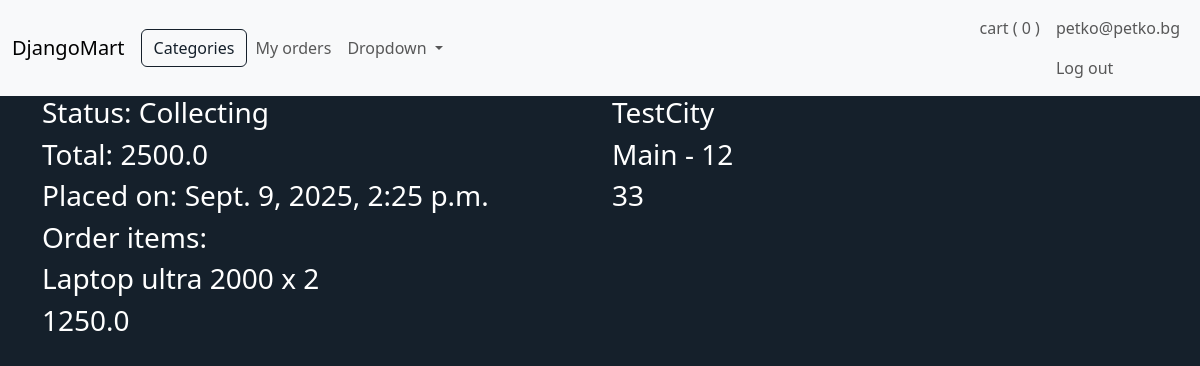
/delivery/2 (signed in), run on the app's committed database.
### DjangoMartApp/models.py (models this page shows, shortened)
class ShoppingCart(models.Model):
    user_id = models.ForeignKey(User, on_delete=models.CASCADE)
    total_items_count = models.PositiveIntegerField(default=0)

class User(AbstractUser):
    first_name = models.CharField(max_length=50)
    last_name = models.CharField(max_length=50)
    phone_number = models.CharField(max_length=15, blank=True)
    total_purchased_amount = models.FloatField(default=0)
    available_tokens = models.FloatField(default=500,  validators=[MinValueValidator(0)])
    delivery_details_provided_count = models.PositiveSmallIntegerField(default=0, validators=[MaxValueValidator(3)])
    is_deleted = models.BooleanField(default=False)
    is_api_user = models.BooleanField(default=False)
    created_date = models.DateTimeField(default=timezone.now, editable=False)
    updated_date = models.DateTimeField(auto_now=True)

class DeliveryTracking(models.Model):
    class Status(models.TextChoices):
        COLLECTING = 'Collecting'
        PREPARED = 'Prepared'
        SHIPPED = 'Shipped'
        DELIVERED = 'Delivered'
        CANCELLED = 'Cancelled'
    delivery_destination = models.ForeignKey(DeliveryDestination,
                                            on_delete=models.SET_NULL,
                                            null=True,
                                            blank=True,
                                            related_name='delivery_tracking')
    user = models.ForeignKey(User, on_delete=models.DO_NOTHING)
    city = models.CharField(max_length=100)
    street = models.CharField(max_length=100)
    street_number = models.PositiveIntegerField(blank=True, null=True)
    phone_number = models.PositiveIntegerField()
    status = models.CharField(
        max_length=20,
        choices=Status.choices,
        default=Status.COLLECTING,
    )
    purchase = models.ForeignKey('Purchase',
                                 on_delete=models.DO_NOTHING,
                                 related_name='delivery_tracking')
    created_date = models.DateTimeField(auto_now_add=True)
    delivered_date = models.DateTimeField(blank=True, null=True)

class Purchase(models.Model):
    user = models.ForeignKey(User, on_delete=models.DO_NOTHING)
    total_price = models.FloatField()
    is_invalid = models.BooleanField(default=False)
    created_date = models.DateTimeField(auto_now_add=True)
    updated_date = models.DateTimeField(auto_now=True)

class PurchaseItem(models.Model):
    purchase = models.ForeignKey(Purchase, on_delete=models.DO_NOTHING, related_name='purchase_items')
    product_name = models.CharField(max_length=100)
    product_id = models.CharField(max_length=200)
    price_at_purchase = models.FloatField()
    quantity = models.PositiveIntegerField()
    created_date = models.DateTimeField(auto_now_add=True)
    updated_date = models.DateTimeField(auto_now=True)

### DjangoMartApp/views/web.py (the view)
# urls.py: path('delivery/<int:delivery_id>', delivery, name='delivery'),
@login_required
def delivery(request, delivery_id):
    try:
        delivery = (DeliveryTracking.objects
                    .select_related('purchase')
                    .prefetch_related('purchase__purchase_items')
                    .get(user=request.user, id=delivery_id))
    except DeliveryTracking.DoesNotExist:
        return render_django_mart_app(request, 'error', {'message':'The requested delivery does not exist for this user'})
    return render_django_mart_app(request, 'delivery', {'delivery':delivery})

### DjangoMartApp/context_processors.py (called while the page is built)
def categories_processor(request):
    return {
        'categories': Category.objects.filter(is_active=True)
    }

def cart_processor(request):
    if request.user.is_authenticated:
        try:
            cart = ShoppingCart.objects.get(user_id=request.user)
        except ShoppingCart.DoesNotExist:
            cart = None
    else:
        cart = None
    return {'shopping_cart': cart}

### DjangoMartApp/views/utility.py (called while the page is built)
def render_django_mart_app(request, template_name, context=None):
    if context is None:
        context = {}
    full_template_name = f'DjangoMartApp/{template_name}.html'
    return render(request, full_template_name, context)

### DjangoMartApp/templates/DjangoMartApp/delivery.html (shortened to what this page needs)
{% extends "DjangoMartApp/layout.html" %}
{% load static %}
{% block body %}
<div class="row">
    <div class="col">
        <div class="h3">Status: {{delivery.status}}</div>
        <div class="h3">Total: {{delivery.purchase.total_price}}</div>
        <div class="h3">Placed on: {{delivery.created_date}}</div>
        <div class="h3">Order items:</div>
        {% for purchase_item in delivery.purchase.purchase_items.all %}
            <div class="h3">
                {{purchase_item.product_name}} x {{purchase_item.quantity}}
            </div>
            <div class="h3">
                {{purchase_item.price_at_purchase}}
            </div>
        {% endfor %}
    </div>
    <div class="col">
        <div class="h3">{{delivery.city}}</div>
        <div class="h3">{{delivery.street}} - {{delivery.street_number}}</div>
        <div class="h3">{{delivery.phone_number}}</div>
    </div>
</div>
{% endblock %}

### DjangoMartApp/templates/DjangoMartApp/layout.html (shortened to what this page needs)
{% load static %}
<!doctype html>
<html lang="en">
  <head>
    <link href="https://cdn.jsdelivr.net/npm/bootstrap@5.3.7/dist/css/bootstrap.min.css" rel="stylesheet">
    <link href="{% static 'DjangoMartApp/styles.css' %}" rel="stylesheet">
  </head>
  <body>
    <nav class="navbar navbar-expand-lg bg-body-tertiary">
      <div class="container-fluid">
        <a class="navbar-brand" href="{% url 'homepage' %}">DjangoMart</a>
        <button type="button" class="btn active" id="dark-element" data-bs-toggle="offcanvas" data-bs-target="#catOffcanvas">
          Categories
        </button>
        <div class="collapse navbar-collapse" id="navbarSupportedContent">
          <ul class="navbar-nav me-auto mb-2 mb-lg-0">
            {% if user.is_authenticated %}
              <li class="nav-item">
                <a class="nav-link" href="{% url 'orders' %}">My orders</a>
              </li>
            {% endif %}
            <li class="nav-item dropdown">
              <a class="nav-link dropdown-toggle" href="#" role="button" data-bs-toggle="dropdown" aria-expanded="false">
                Dropdown
              </a>
            </li>
          </ul>
          <div class="d-flex navbar-nav">
            {% if user.is_authenticated %}
            <a class="nav-link" href="{% url 'cart' %}">cart
              (
              <span id="cartItemsCount">
                {{shopping_cart.total_items_count}}
              </span>
              )
            </a>
              <li class="nav-item">
                <a class="nav-link" href="{% url 'logout_view' %}">{{user.username}}</a>
                <a class="nav-link" href="{% url 'logout_view' %}">Log out</a>
              </li>
            {% else %}
              <li class="nav-item">
                <a class="nav-link" href="{% url 'login_view' %}">Log In</a>
              </li>
            {% endif %}
          </div>
        </div>
      </div>
    </nav>
    <div class="container">
      {% block body %}
      {% endblock %}
    </div>
  </body>
</html>

### DjangoMartApp/static/DjangoMartApp/styles.css (style rules this page uses)
body { background-color:rgb(21, 32, 43); color: white; }
#dark-element { border-color: rgb(21, 32, 43) !important; color: rgb(21, 32, 43) !important; }

### data on the page
ShoppingCart: total_items_count "0"
User: username "petko@petko.bg"
DeliveryTracking: status "Collecting", purchase.total_price "2500.0", created_date "Sept. 9, 2025, 2:25 p.m.", city "TestCity", street "Main", street_number "12", phone_number "33"
PurchaseItem: product_name "Laptop ultra 2000", quantity "2", price_at_purchase "1250.0"
